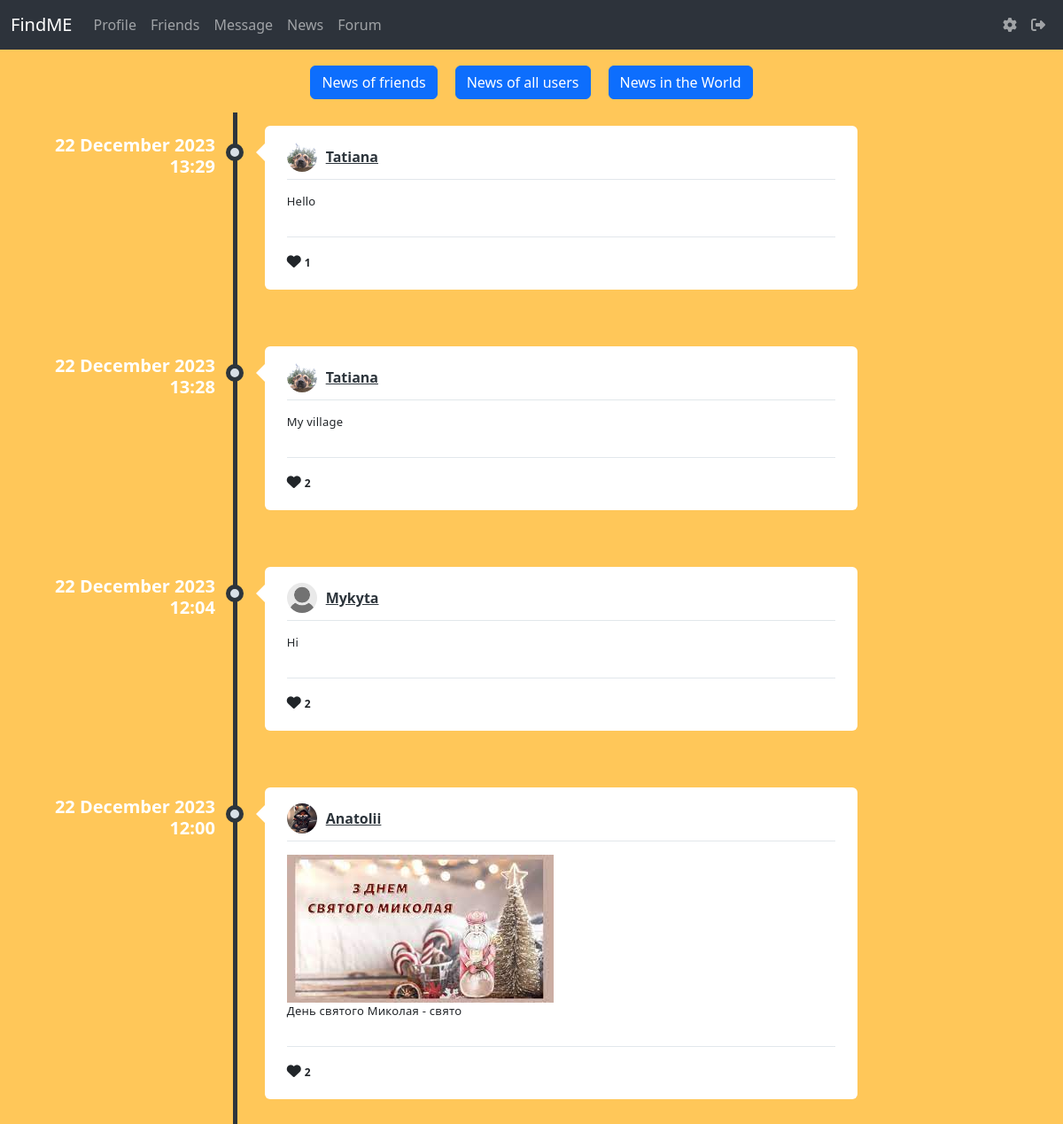
Screenshot of /news (signed in) with the database file from the repository.
### data/posts.py (models this page shows)
class Posts(SqlAlchemyBase):
    __tablename__ = 'posts'
    id = sqlalchemy.Column(sqlalchemy.Integer,
                           primary_key=True, autoincrement=True)
    content = sqlalchemy.Column(sqlalchemy.String, nullable=True)
    image = sqlalchemy.Column(sqlalchemy.String, nullable=True)
    likes = sqlalchemy.Column(sqlalchemy.String,
                              nullable=True, default='')
    created_date = sqlalchemy.Column(sqlalchemy.DateTime,
                                     default=datetime.datetime.now)
    user_id = sqlalchemy.Column(sqlalchemy.Integer,
                                sqlalchemy.ForeignKey("users.id"))
    user = relationship('User')

### data/users.py (models this page shows, shortened)
class User(SqlAlchemyBase, UserMixin):
    __tablename__ = 'users'
    id = sqlalchemy.Column(sqlalchemy.Integer, primary_key=True, autoincrement=True)
    name = sqlalchemy.Column(sqlalchemy.String, unique=True, nullable=True)
    about = sqlalchemy.Column(sqlalchemy.String, nullable=True, default='write about yourself')
    second_email = sqlalchemy.Column(sqlalchemy.String, nullable=True)
    github = sqlalchemy.Column(sqlalchemy.String, nullable=True)
    image = sqlalchemy.Column(sqlalchemy.String, default="default.jpg")
    email = sqlalchemy.Column(sqlalchemy.String, index=True, unique=True, nullable=True)
    followings = sqlalchemy.Column(sqlalchemy.String, nullable=True, default='')
    followers = sqlalchemy.Column(sqlalchemy.String, nullable=True, default='')
    post_count = sqlalchemy.Column(sqlalchemy.Integer, nullable=True, default=0)
    admin_check = sqlalchemy.Column(sqlalchemy.Integer, default=0)
    hashed_password = sqlalchemy.Column(sqlalchemy.String, nullable=True)
    created_date = sqlalchemy.Column(sqlalchemy.DateTime, default=datetime.datetime.now)

### main.py (the view)
@app.route('/news', methods=['GET', 'POST'])
@login_required
def news():
    db_sess = db_session.create_session()
    if request.method == 'POST':
        data = request.form
        if 'all' in list(dict(data).keys()):
            posts = db_sess.query(Posts).filter(Posts.user_id != current_user.id).all()
            posts_api = []
        elif 'friends' in list(dict(data).keys()):
            friends = current_user.followings.split(', ')
            if friends[0] != '':
                friends_id = list(map(int, friends))
                posts = db_sess.query(Posts).filter(Posts.user_id.in_(friends_id)).all()
            else:
                posts = []
            posts_api = []
        elif 'api' in list(dict(data).keys()):
            url = ('https://newsapi.org/v2/top-headlines?country=ua&apiKey=0f0093970f924842925140bfbc1f7926')
            response = requests.get(url)
            posts_api = response.json()['articles']
            posts = []
    else:
        friends = current_user.followings.split(', ')
        if friends and friends[0] != '':
            friends_id = list(map(int, friends))
            posts = db_sess.query(Posts).filter(Posts.user_id.in_(friends_id)).all()
        else:
            posts = db_sess.query(Posts).filter(Posts.user_id != current_user.id).all()
        posts_api = []
    return render_template('news.html', title='News', posts=posts, posts_api=posts_api)

### data/db_session.py (called while the page is built)
def create_session() -> Session:
    global __factory
    return __factory()

### main.py (called while the page is built)
@login_manager.user_loader
def load_user(user_id):
    db_sess = db_session.create_session()
    return db_sess.query(User).get(user_id)

### templates/news.html (shortened to what this page needs)
{% extends "base.html" %}
{% block content %}
<form method="post" enctype="multipart/form-data">
    <div class="news_buttons">
        <button type="submit" class="btn btn-primary" name="friends">News of friends</button>
        <button type="submit" class="btn btn-primary" name="all">News of all users</button>
        <button type="submit" class="btn btn-primary" name="api">News in the World</button>
    </div>
</form>
{% if not posts_api %}
<div>
            <ul class="timeline">
                {% for item in posts|reverse%}
                {% if posts %}
                <li>
                    <div class="timeline-time">
                        <span class="time" style="color: white;">{{item.created_date.strftime('%d %B %Y')}}</span>
                        <span class="time" style="color: white;">{{item.created_date.strftime('%H:%M')}}</span>
                    </div>
                    <div class="timeline-icon">
                        <a href="#"></a>
                    </div>
                    <div class="timeline-body">
                        <div class="timeline-header">
                            <span class="userimage"><a href="/profile/{{item.user.name}}"><img src="../static/avatars/{{item.user.image}}" alt=""></a></span>
                            <span class="username"><a href="/profile/{{item.user.name}}">{{item.user.name}}</a></span>
                        </div>
                        <div class="timeline-content">
                            <p>
                                <img src="../static/post_image/{{item.image}}" alt="">
                                {{item.content}}
                            </p>
                        </div>
                        <div class="timeline-footer">
                            <form method="post" enctype="multipart/form-data">
                                {% set list1 = item.likes.split(', ') %}
                                {% set user_id_ = current_user.id | string() %}
                                {% if user_id_ in list1 %}
                                    <i
                                      class="fa-solid fa-heart text-danger"
                                      id="like-button-{{item.id}}"
                                      onclick="like({{item.id}})"
                                    ></i>
                                {% else %}
                                    <i
                                      class="fa-solid fa-heart"
                                      id="like-button-{{item.id}}"
                                      onclick="like({{item.id}})"
                                    ></i>
                                {% endif %}
                                <span class="stats-total" id="likes-count-{{item.id}}">{% if (item.likes|length) > 1 %} {{(item.likes|length)//2}} {% else %} {% if item.likes|length == '' %} {{0}} {% else %} {{1}}  {% endif %} {% endif %}</span>
                            </form>
                        </div>
                    </div>
                    <br>
                </li>
                {% else %}
                    <div class="friends__error">
                        <h1 style="color: white;">Nothing found</h1>
                        <a href="/news">Click here to see news of all users</a>
                    </div>
                {% endif %}
                {% endfor %}
            </ul>
</div>
{% endif %}
{% endblock %}

### static/css/style.css (style rules this page uses)
img { max-width: 100%; height: auto; }
html body { background-color: #FFC759; }
body { min-height: 100vh; overflow-x: hidden }
.timeline { list-style-type: none; margin: 0; padding: 0; position: relative }
.timeline:before { content: ''; position: absolute; top: 5px; bottom: 5px; width: 5px; background: #2d353c; left: 20%; margin-left: -2.5px }
.timeline>li { position: relative; min-height: 50px; padding: 20px 0 }
.timeline .timeline-time { position: absolute; left: 0; width: 18%; text-align: right; top: 30px; color: white; }
.timeline .timeline-time .date, .timeline .timeline-time .time { display: block; font-weight: 600 }
.timeline .timeline-time .time { line-height: 24px; font-size: 20px; color: #242a30 }
.timeline .timeline-icon { left: 15%; position: absolute; width: 10%; text-align: center; top: 40px }
.timeline .timeline-icon a { text-decoration: none; width: 20px; height: 20px; display: inline-block; border-radius: 20px; background: #d9e0e7; line-height: 10px; color: #fff; font-size: 14px; border: 5px solid #2d353c; transition: border-color .2s linear }
.timeline .timeline-body { margin-left: 23%; margin-right: 17%; background: #fff; position: relative; padding: 20px 25px; border-radius: 6px }
.timeline .timeline-body:before { content: ''; display: block; position: absolute; border: 10px solid transparent; border-right-color: #fff; left: -20px; top: 20px }
.timeline .timeline-body>div+div { margin-top: 15px }
.timeline .timeline-body>div+div:last-child { margin-bottom: -20px; padding-bottom: 20px; border-radius: 0 0 6px 6px }
.timeline-header { padding-bottom: 10px; border-bottom: 1px solid #e2e7eb; line-height: 30px }
.timeline-header .userimage { float: left; width: 34px; height: 34px; border-radius: 40px; overflow: hidden; margin: -2px 10px -2px 0 }
.timeline-header .username { font-size: 16px; font-weight: 600 }
.timeline-header .username, .timeline-header .username a { color: #2d353c }
.timeline img { max-width: 100%; display: block }
.timeline-content { letter-spacing: .25px; line-height: 18px; font-size: 13px }
.timeline-content:after, .timeline-content:before { content: ''; display: table; clear: both }
.timeline-footer { background: #fff; border-top: 1px solid #e2e7ec; padding-top: 15px }
.stats-total { display: inline-block; line-height: 20px color: #6d767f; font-weight: 600; font-size: 12px }
.news_buttons { margin-left: auto; margin-right: auto; display: flex; justify-content: center; }
.news_buttons > button { margin: 10px; }

### rows the page displays
Posts: created_date "22 December 2023", created_date "13:29", user.image (picture), user.name "Tatiana", content "Hello", value "1"
Posts: created_date "22 December 2023", created_date "13:28", user.image (picture), user.name "Tatiana", content "My village", likes "2"
Posts: created_date "22 December 2023", created_date "12:04", user.image (placeholder picture), user.name "Mykyta", content "Hi", likes "2"
Posts: created_date "22 December 2023", created_date "12:00", user.image (picture), user.name "Anatolii", image (picture), content "День святого Миколая - свято", likes "2"
